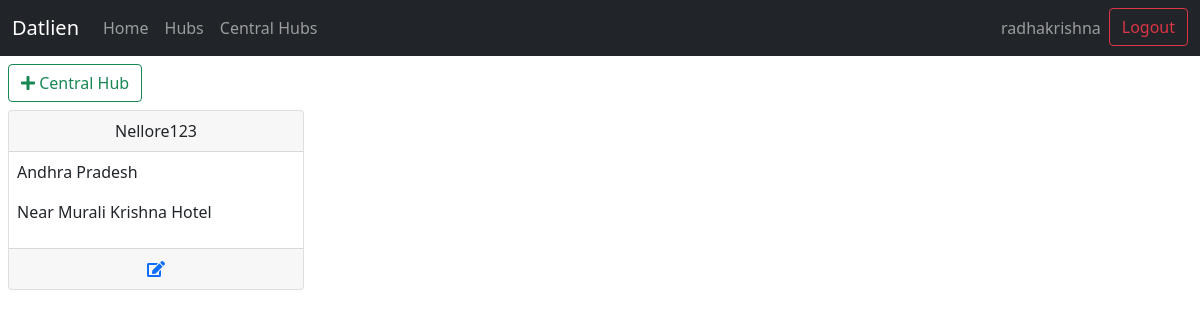
/datlien_admin/viewCentralHubs/ (signed in), run on an earlier commit of the app's database.
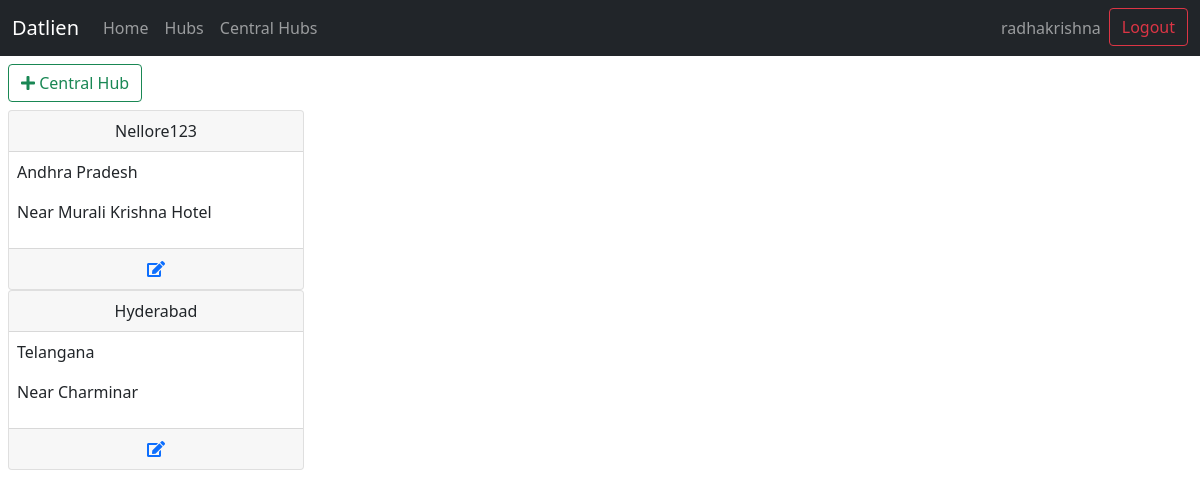
And on a later commit of the database.
### datlien/models.py (models this page shows, shortened)
class CentralHub(models.Model):
    state = models.ForeignKey(State,on_delete=models.CASCADE,related_name='+')
    city = models.CharField(max_length=20)
    username = models.CharField(max_length=20)
    password = models.CharField(max_length=20)
    email = models.EmailField()
    address = models.CharField(max_length=100)
    date = models.DateTimeField(default=datetime.now, blank=True)

class State(models.Model):
    name = models.CharField(max_length=50)
    def __str__(self):
        return self.name

### datlien/views.py (the view)
# urls.py: path('viewCentralHubs/', views.viewCentralHubs, name='viewCentralHubs'),
@login_required(login_url="login/")
def viewCentralHubs(request):
    central_hubs = CentralHub.objects.all()
    username = request.user.get_username()
    superuser = request.user.is_superuser
    return render(request, "datlien/viewCentralHubs.html",{
        'username':username,
        'central_hubs':central_hubs,
        'superuser':superuser,
    })

### datlien/templates/datlien/viewCentralHubs.html
{% extends "datlien/layout.html" %}
{% block 'body' %}
{% load widget_tweaks %}
<div class="m-2">
    <a class="btn btn-outline-success" href="{% url 'addCentralHub' %}"> <i class="fa fa-plus"></i> <span class="h6">Central Hub</span></a>
</div>
<div class="m-2">
    {% for central_hub in central_hubs %}
    <div class="col-3">
        <div class="card">
            <div class="card-header text-center">
                {{central_hub.city}}
            </div>
            <div class="card-content m-2">
                <p>{{central_hub.state}}</p>
                <p>{{central_hub.address}}</p>
            </div>
            <div class="card-footer text-center">
                <a href="{% url 'editCentralHub' central_hub.username %}"> <i class="fa fa-edit"></i> </a>
            </div>
        </div>
    </div>
    {% endfor %}
</div>
{% endblock %}

What changed in the data, as far as the page shows it:
added CentralHub: city "Hyderabad", state "Telangana", address "Near Charminar"
